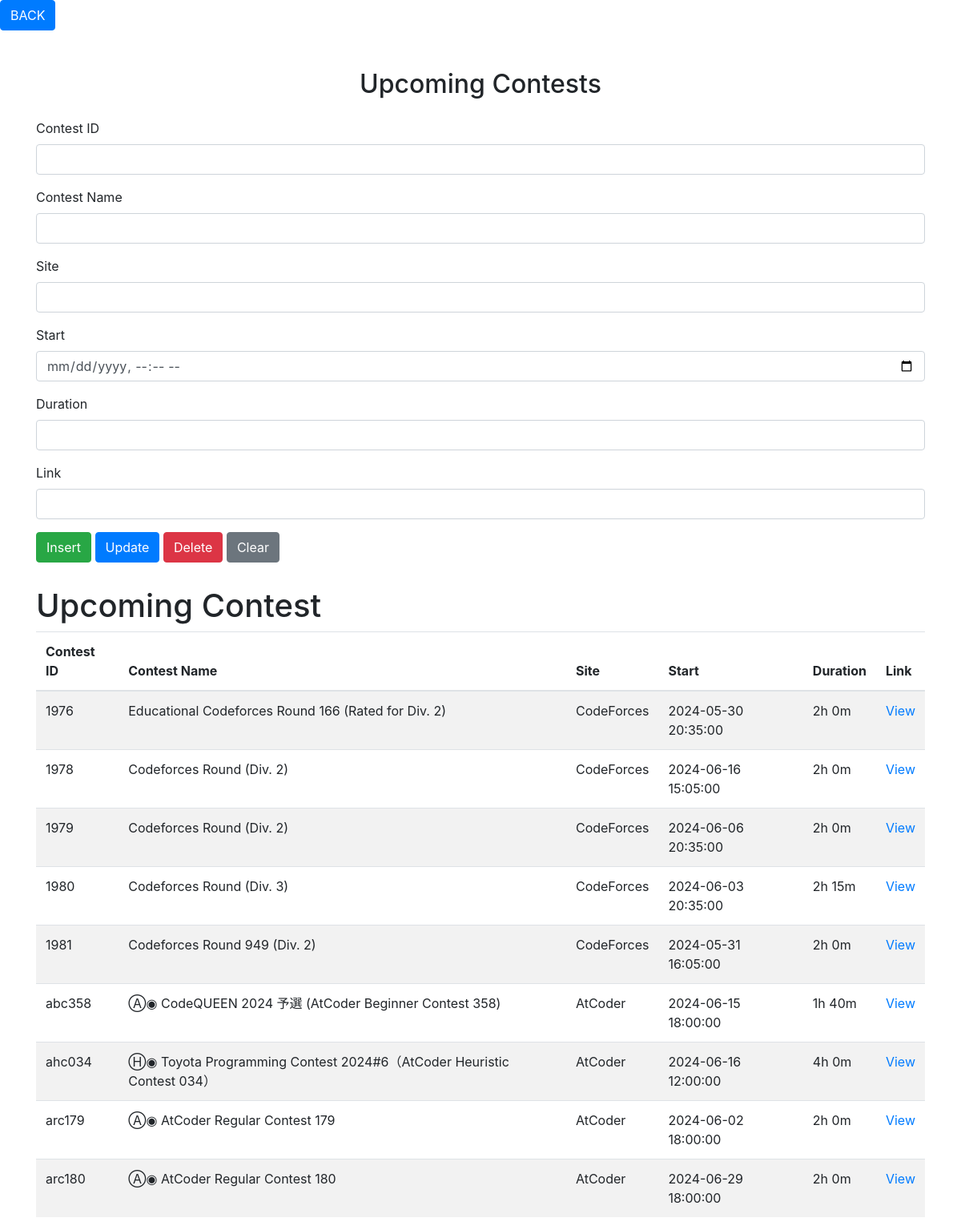
/Admin/upcoming_contest.php, run on an earlier commit of the app's database.
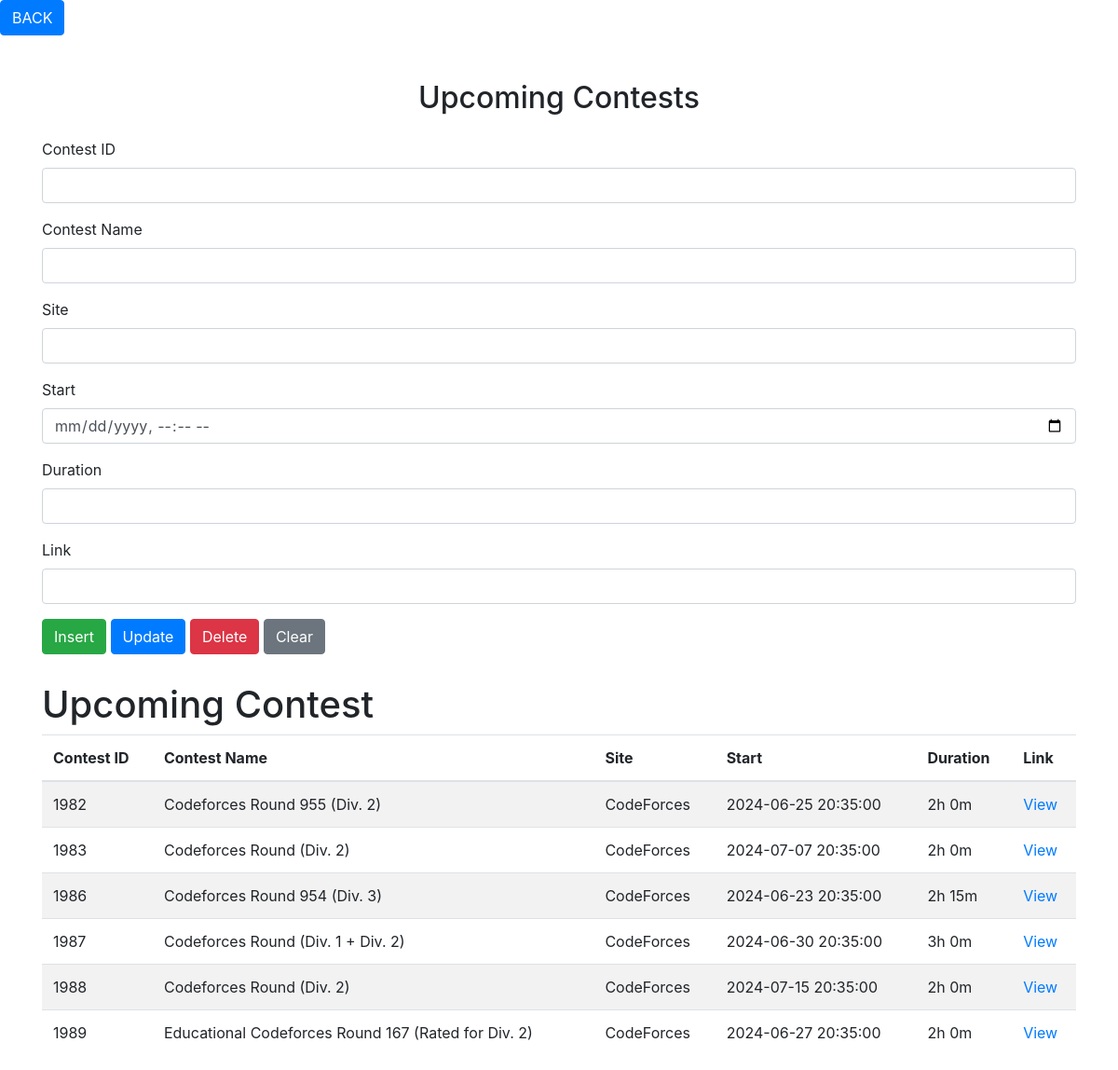
And on a later commit of the database.
### tables this page shows
CREATE TABLE `upcoming_contests` (
  `Contest_ID` varchar(30) NOT NULL,
  `Contest_Name` varchar(150) NOT NULL,
  `Site` varchar(30) NOT NULL,
  `Start` datetime NOT NULL,
  `Duration` varchar(50) NOT NULL,
  `Link` varchar(100) DEFAULT NULL
);

### Admin/upcoming_contest.php (the view, shortened to what this page needs)
<?php
$servername = "localhost";
$username = "root";
$password = "";
$dbname = "ip project";
$conn = new mysqli($servername, $username, $password, $dbname);
$contest_id = $contest_name = $site = $start = $duration = $link = "";
$sql = "SELECT * FROM upcoming_contests";
$result = $conn->query($sql);
?>
<!DOCTYPE html>
<html lang="en">
<head>
    <link href="https://stackpath.bootstrapcdn.com/bootstrap/4.5.2/css/bootstrap.min.css" rel="stylesheet">
</head>
<body>
    <div class="">
            <a href="./admin_dashboard.php" class="btn btn-primary">BACK</a>
        </div>
    <div class="container mt-5">
        <h2 class="mb-4 text-center">Upcoming Contests</h2>
        <div class="form-section">
            <form method="POST" action="<?php echo htmlspecialchars($_SERVER["PHP_SELF"]);?>">
                <div class="form-group">
                    <label for="contest_id">Contest ID</label>
                    <input type="text" class="form-control" id="contest_id" name="contest_id" value="<?php echo $contest_id; ?>" required>
                </div>
                <div class="form-group">
                    <label for="contest_name">Contest Name</label>
                    <input type="text" class="form-control" id="contest_name" name="contest_name" value="<?php echo $contest_name; ?>" required>
                </div>
                <div class="form-group">
                    <label for="site">Site</label>
                    <input type="text" class="form-control" id="site" name="site" value="<?php echo $site; ?>" required>
                </div>
                <div class="form-group">
                    <label for="start">Start</label>
                    <input type="datetime-local" class="form-control" id="start" name="start" value="<?php echo $start; ?>" required>
                </div>
                <div class="form-group">
                    <label for="duration">Duration</label>
                    <input type="text" class="form-control" id="duration" name="duration" value="<?php echo $duration; ?>" required>
                </div>
                <div class="form-group">
                    <label for="link">Link</label>
                    <input type="url" class="form-control" id="link" name="link" value="<?php echo $link; ?>" required>
                </div>
                <button type="submit" name="insert" class="btn btn-success">Insert</button>
                <button type="submit" name="update" class="btn btn-primary">Update</button>
                <button type="submit" name="delete" class="btn btn-danger">Delete</button>
                <button type="submit" name="clear" class="btn btn-secondary">Clear</button>
            </form>
        </div>
        <div class="table-section">
            <h1>Upcoming Contest</h1>
            <table class="table table-striped table-hover">
                <thead>
                    <tr>
                        <th>Contest ID</th>
                        <th>Contest Name</th>
                        <th>Site</th>
                        <th>Start</th>
                        <th>Duration</th>
                        <th>Link</th>
                    </tr>
                </thead>
                <tbody>
                    <?php
                    if ($result->num_rows > 0) {
                        while($row = $result->fetch_assoc()) {
                            echo "<tr onclick=\"populateForm('".$row['Contest_ID']."', '".$row['Contest_Name']."', '".$row['Site']."', '".$row['Start']."', '".$row['Duration']."', '".$row['Link']."')\">";
                            echo "<td>" . $row['Contest_ID'] . "</td>";
                            echo "<td>" . $row['Contest_Name'] . "</td>";
                            echo "<td>" . $row['Site'] . "</td>";
                            echo "<td>" . $row['Start'] . "</td>";
                            echo "<td>" . $row['Duration'] . "</td>";
                            echo "<td><a href='" . $row['Link'] . "' target='_blank'>View</a></td>";
                            echo "</tr>";
                        }
                    } else {
                        echo "<tr><td colspan='6' class='text-center'>No records found</td></tr>";
                    }
                    ?>
                </tbody>
            </table>
        </div>
    </div>
</body>
</html>

What changed in the data, as far as the page shows it:
removed upcoming_contests: Contest_ID "1976", Contest_Name "Educational Codeforces Round 166 (Rated for Div. 2)", Site "CodeForces", Start "2024-05-30 20:35:00", Duration "2h 0m"
removed upcoming_contests: Contest_ID "1978", Contest_Name "Codeforces Round (Div. 2)", Site "CodeForces", Start "2024-06-16 15:05:00", Duration "2h 0m"
removed upcoming_contests: Contest_ID "1979", Contest_Name "Codeforces Round (Div. 2)", Site "CodeForces", Start "2024-06-06 20:35:00", Duration "2h 0m"
removed upcoming_contests: Contest_ID "1980", Contest_Name "Codeforces Round (Div. 3)", Site "CodeForces", Start "2024-06-03 20:35:00", Duration "2h 15m"
removed upcoming_contests: Contest_ID "1981", Contest_Name "Codeforces Round 949 (Div. 2)", Site "CodeForces", Start "2024-05-31 16:05:00", Duration "2h 0m"
removed upcoming_contests: Contest_ID "abc358", Contest_Name "Ⓐ◉ CodeQUEEN 2024 予選 (AtCoder Beginner Contest 358)", Site "AtCoder", Start "2024-06-15 18:00:00", Duration "1h 40m"
removed upcoming_contests: Contest_ID "ahc034", Contest_Name "Ⓗ◉ Toyota Programming Contest 2024#6（AtCoder Heuristic Contest 034）", Site "AtCoder", Start "2024-06-16 12:00:00", Duration "4h 0m"
removed upcoming_contests: Contest_ID "arc179", Contest_Name "Ⓐ◉ AtCoder Regular Contest 179", Site "AtCoder", Start "2024-06-02 18:00:00", Duration "2h 0m"
removed upcoming_contests: Contest_ID "arc180", Contest_Name "Ⓐ◉ AtCoder Regular Contest 180", Site "AtCoder", Start "2024-06-29 18:00:00", Duration "2h 0m"
added upcoming_contests: Contest_ID "1982", Contest_Name "Codeforces Round 955 (Div. 2)", Site "CodeForces", Start "2024-06-25 20:35:00", Duration "2h 0m"
added upcoming_contests: Contest_ID "1983", Contest_Name "Codeforces Round (Div. 2)", Site "CodeForces", Start "2024-07-07 20:35:00", Duration "2h 0m"
added upcoming_contests: Contest_ID "1986", Contest_Name "Codeforces Round 954 (Div. 3)", Site "CodeForces", Start "2024-06-23 20:35:00", Duration "2h 15m"
added upcoming_contests: Contest_ID "1987", Contest_Name "Codeforces Round (Div. 1 + Div. 2)", Site "CodeForces", Start "2024-06-30 20:35:00", Duration "3h 0m"
added upcoming_contests: Contest_ID "1988", Contest_Name "Codeforces Round (Div. 2)", Site "CodeForces", Start "2024-07-15 20:35:00", Duration "2h 0m"
added upcoming_contests: Contest_ID "1989", Contest_Name "Educational Codeforces Round 167 (Rated for Div. 2)", Site "CodeForces", Start "2024-06-27 20:35:00", Duration "2h 0m"
